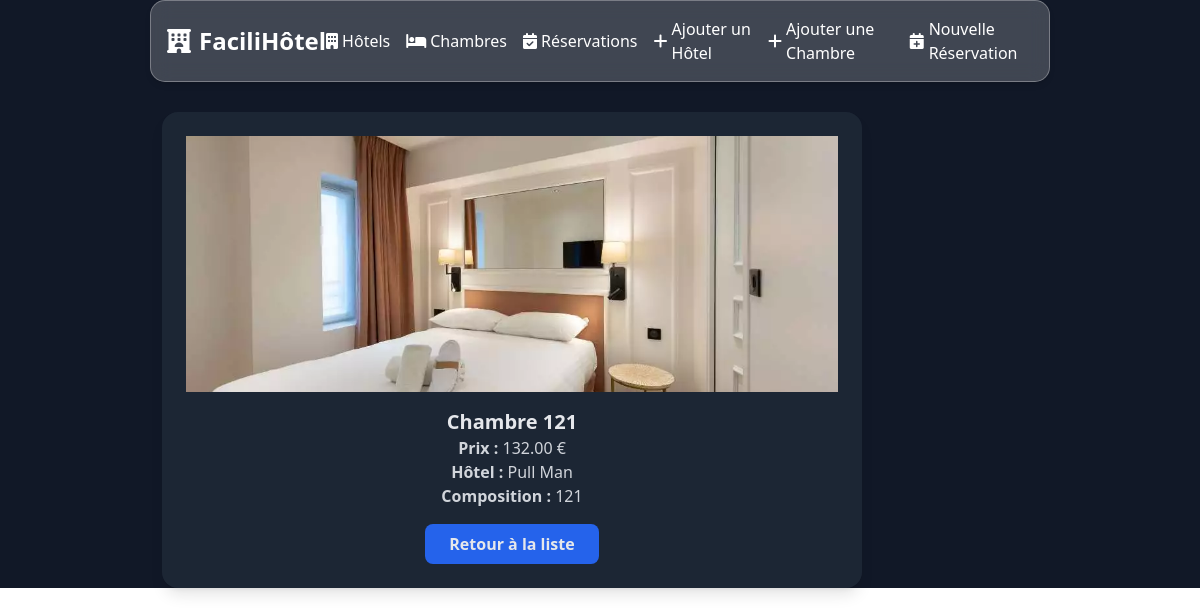
The app's page /chambre/1/ with its own data.
### reservation/models.py (models this page shows, shortened)
class Chambre(models.Model):
    hotel = models.ForeignKey(Hotel, on_delete=models.CASCADE, related_name="chambres")
    numero = models.CharField(max_length=10, unique=True)
    type = models.CharField(
        max_length=50,
        choices=[('simple', 'Simple'), ('double', 'Double'), ('suite', 'Suite')]
    )
    prix = models.DecimalField(max_digits=10, decimal_places=2)
    disponible = models.BooleanField(default=True)

class PhotoChambre(models.Model):
    chambre = models.ForeignKey(Chambre, on_delete=models.CASCADE, related_name="photos")
    image = models.ImageField(upload_to="chambres_photos/")

class Hotel(models.Model):
    nom = models.CharField(max_length=255)
    adresse = models.TextField()
    telephone = models.CharField(max_length=20)
    description = models.TextField(blank=True, null=True)

### reservation/views.py (the view)
# urls.py: path('chambre/<int:pk>/', views.chambre_detail, name='chambre_detail'),
def chambre_detail(request, pk):
    chambre = get_object_or_404(Chambre, pk=pk)
    return render(request, 'chambre_detail.html', {'chambre': chambre})

### reservation/templates/chambre_detail.html
{% extends "base.html" %}
{% block content %}
<br/><br/><br/><br/>
<div class="container mt-4">
    <div class="mx-auto p-6 rounded-2xl shadow-lg bg-gray-800 bg-opacity-90 backdrop-blur-md" style="max-width: 700px;">
        {% if chambre.photos.all %}
        <img src="{{ chambre.photos.all.0.image.url }}" alt="Photo de la chambre" class="w-full h-64 object-cover">
    {% else %}
        <img src="https://via.placeholder.com/400x300?text=Aucune+photo" alt="Aucune photo disponible" class="w-full h-64 object-cover">
    {% endif %}
        <div class="mt-4">
            <h5 class="text-xl font-bold text-gray-200">Chambre {{ chambre.numero }}</h5>
            <p class="text-gray-300"><strong>Prix :</strong> {{ chambre.prix }} €</p>
            <p class="text-gray-300"><strong>Hôtel :</strong> {{ chambre.hotel.nom }}</p>
            <p class="text-gray-300"><strong>Composition :</strong> {{ chambre.numero }}</p>
            <a href="{% url 'hotel_list' %}"
               class="mt-4 inline-block px-6 py-2 bg-blue-600 text-gray-200 font-semibold rounded-lg transition transform hover:bg-blue-500 hover:scale-105">
               Retour à la liste
            </a>
        </div>
    </div>
</div>
{% endblock %}

### records on screen
Chambre: photos.all.0.image (picture), numero "121", prix "132.00", hotel.nom "Pull Man"
